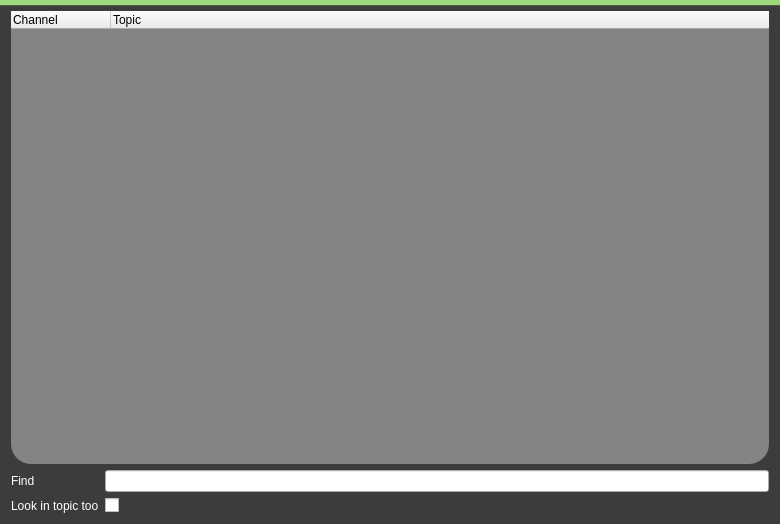
<?xml version="1.0" encoding="UTF-8"?>
<ui version="4.0">
 <class>ChannelSearch</class>
 <widget class="QDialog" name="ChannelSearch">
  <property name="geometry">
   <rect>
    <x>0</x>
    <y>0</y>
    <width>780</width>
    <height>524</height>
   </rect>
  </property>
  <property name="windowTitle">
   <string>Dialog</string>
  </property>
  <property name="styleSheet">
   <string notr="true">QDialog{
	background: qlineargradient(spread:pad, x1:0, y1:0, x2:0, y2:1, stop:0.00934579 rgba(155, 217, 122, 255), stop:0.0116822 rgba(59, 61, 59, 255), stop:0.995455 rgba(59, 61, 59, 255))
}
QDialog QPushButton {
color: #333;
border: 2px solid #555;
border-radius: 11px;
padding: 5px;
background: qradialgradient(cx: 0.3, cy: -0.4,
fx: 0.3, fy: -0.4,
radius: 1.35, stop: 0 #fff, stop: 1 #888);
min-width: 80px;
}
QDialog QPushButton:hover {
background: qradialgradient(cx: 0.3, cy: -0.4,
fx: 0.3, fy: -0.4,
radius: 1.35, stop: 0 #fff, stop: 1 #bbb);
}
QDialog QPushButton:pressed {
background: qradialgradient(cx: 0.4, cy: -0.1,
fx: 0.4, fy: -0.1,
radius: 1.35, stop: 0 #fff, stop: 1 #ddd);
}</string>
  </property>
  <layout class="QVBoxLayout" name="verticalLayout">
   <item>
    <widget class="ChannelList" name="channelTree">
     <property name="styleSheet">
      <string notr="true">QTreeWidget{
background: rgb(132, 132, 132);
border-radius: 20px;
}</string>
     </property>
     <column>
      <property name="text">
       <string>Channel</string>
      </property>
     </column>
     <column>
      <property name="text">
       <string>Topic</string>
      </property>
     </column>
    </widget>
   </item>
   <item>
    <layout class="QFormLayout" name="formLayout">
     <property name="fieldGrowthPolicy">
      <enum>QFormLayout::AllNonFixedFieldsGrow</enum>
     </property>
     <item row="0" column="0">
      <widget class="QLabel" name="findLabel">
       <property name="styleSheet">
        <string notr="true">#findLabel {
	color: #FFFFFF;
}</string>
       </property>
       <property name="text">
        <string>Find</string>
       </property>
      </widget>
     </item>
     <item row="0" column="1">
      <widget class="QLineEdit" name="findLineEdit">
       <property name="styleSheet">
        <string notr="true"/>
       </property>
      </widget>
     </item>
     <item row="1" column="0">
      <widget class="QLabel" name="lookInLabel">
       <property name="styleSheet">
        <string notr="true">#lookInLabel {
	color: #FFFFFF;
}</string>
       </property>
       <property name="text">
        <string>Look in topic too</string>
       </property>
      </widget>
     </item>
     <item row="1" column="1">
      <widget class="QCheckBox" name="lookInCheckBox"/>
     </item>
    </layout>
   </item>
  </layout>
 </widget>
 <customwidgets>
  <customwidget>
   <class>ChannelList</class>
   <extends>QTreeWidget</extends>
   <header location="global">channellist.h</header>
  </customwidget>
 </customwidgets>
 <resources/>
 <connections/>
 <buttongroups>
  <buttongroup name="buttonGroup"/>
 </buttongroups>
</ui>
